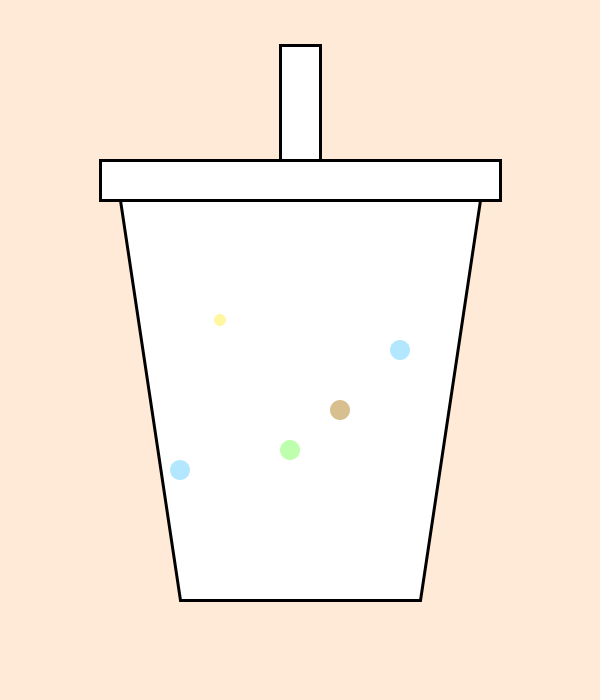
Frame 1 (no input)
Frame 60 (the mouse pressed at the canvas centre just before this capture): identical to frame 1, image omitted
Frame 120 (the mouse held since frame 60 and released just before this capture): identical to frame 1, image omitted

The Processing sketch that drew this single still picture (run headless with seeded random() and noise(); from frame 60 on, the mouse is pressed at the canvas centre):

// Processing sketch: FiveData
// ── FiveData.pde

void setup() {
  size(600, 700);
}

void draw() {
  background(#FFEAD8);

  // Cup
  fill(255);
  stroke(0);
  strokeWeight(3);
  quad(120, 200, 480, 200, 420, 600, 180, 600);

  // First 5 observations
  fill(#B2E7FF);
  noStroke();
  ellipse(180, 470, 20, 20);

  fill(#D8BF90);
  ellipse(340, 410, 20, 20);

  fill(#FFF6A2);
  ellipse(220, 320, 12, 12);

  fill(#B2E7FF);
  ellipse(400, 350, 20, 20);

  fill(#BEFFAD);
  ellipse(290, 450, 20, 20);

  // Lid and straw
  fill(255);
  stroke(0);
  strokeWeight(3);
  rect(100, 160, 400, 40);
  rect(280, 45, 40, 115);
}
